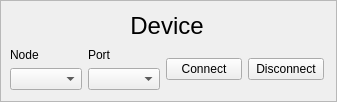
<?xml version="1.0" encoding="UTF-8"?>
<ui version="4.0">
 <class>Frame</class>
 <widget class="QFrame" name="Frame">
  <property name="geometry">
   <rect>
    <x>0</x>
    <y>0</y>
    <width>337</width>
    <height>102</height>
   </rect>
  </property>
  <property name="windowTitle">
   <string>Frame</string>
  </property>
  <property name="frameShape">
   <enum>QFrame::StyledPanel</enum>
  </property>
  <property name="frameShadow">
   <enum>QFrame::Raised</enum>
  </property>
  <widget class="QWidget" name="">
   <property name="geometry">
    <rect>
     <x>10</x>
     <y>10</y>
     <width>314</width>
     <height>80</height>
    </rect>
   </property>
   <layout class="QVBoxLayout" name="verticalLayout_3">
    <item>
     <widget class="QLabel" name="label">
      <property name="font">
       <font>
        <pointsize>18</pointsize>
       </font>
      </property>
      <property name="text">
       <string>Device</string>
      </property>
      <property name="alignment">
       <set>Qt::AlignCenter</set>
      </property>
     </widget>
    </item>
    <item>
     <layout class="QHBoxLayout" name="horizontalLayout">
      <item>
       <layout class="QVBoxLayout" name="verticalLayout">
        <item>
         <widget class="QLabel" name="node_label">
          <property name="text">
           <string>Node</string>
          </property>
         </widget>
        </item>
        <item>
         <widget class="QComboBox" name="comboBox"/>
        </item>
       </layout>
      </item>
      <item>
       <layout class="QVBoxLayout" name="verticalLayout_2">
        <item>
         <widget class="QLabel" name="port_label">
          <property name="text">
           <string>Port</string>
          </property>
         </widget>
        </item>
        <item>
         <widget class="QComboBox" name="comboBox_2"/>
        </item>
       </layout>
      </item>
      <item>
       <widget class="QPushButton" name="connect">
        <property name="text">
         <string>Connect</string>
        </property>
       </widget>
      </item>
      <item>
       <widget class="QPushButton" name="disconnect">
        <property name="text">
         <string>Disconnect</string>
        </property>
       </widget>
      </item>
     </layout>
    </item>
   </layout>
  </widget>
 </widget>
 <resources/>
 <connections/>
</ui>
